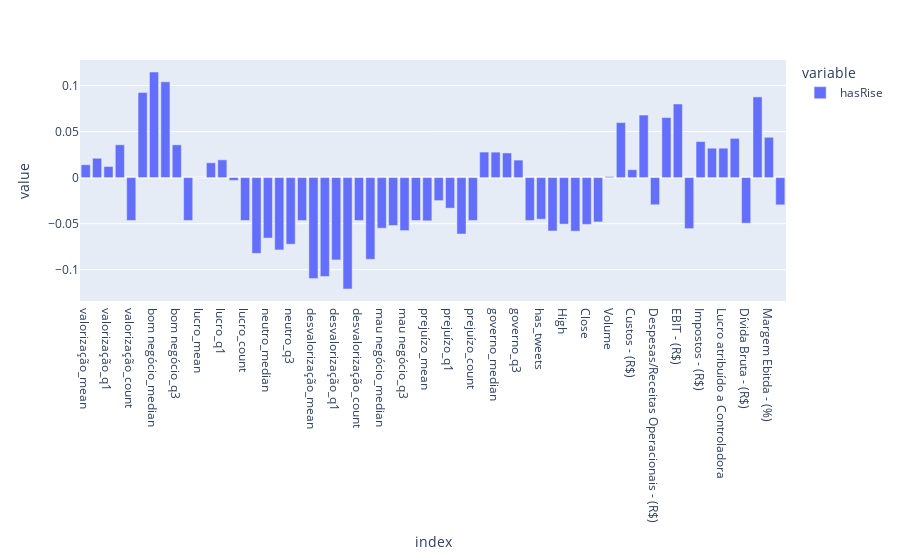

Notebook code for this chart:
### Code cell
METHOD = 'spearman'

hasRise_correlations = df_vale3_train.drop('Date', axis='columns').corr(method=METHOD)['hasRise']
px.bar(hasRise_correlations[:-1])

### Figure 1 — Plotly figure (JSON) as saved in the notebook; plotly's stock layout.template omitted (floating-point values rounded to 4 significant figures)
{"data": [{"alignmentgroup": "True", "hovertemplate": "variable=hasRise<br>index=%{x}<br>value=%{y}<extra></extra>", "legendgroup": "hasRise", "marker": {"color": "#636efa", "pattern": {"shape": ""}}, "name": "hasRise", "offsetgroup": "hasRise", "orientation": "v", "showlegend": true, "textposition": "auto", "type": "bar", "x": ["valorização_mean", "valorização_median", "valorização_q1", "valorização_q3", "valorização_count", "bom negócio_mean", "bom negócio_median", "bom negócio_q1", "bom negócio_q3", "bom negócio_count", "lucro_mean", "lucro_median", "lucro_q1", "lucro_q3", "lucro_count", "neutro_mean", "neutro_median", "neutro_q1", "neutro_q3", "neutro_count", "desvalorização_mean", "desvalorização_median", "desvalorização_q1", "desvalorização_q3", "desvalorização_count", "mau negócio_mean", "mau negócio_median", "mau negócio_q1", "mau negócio_q3", "mau negócio_count", "prejuízo_mean", "prejuízo_median", "prejuízo_q1", "prejuízo_q3", "prejuízo_count", "governo_mean", "governo_median", "governo_q1", "governo_q3", "governo_count", "has_tweets", "Open", "High", "Low", "Close", "Adj Close", "Volume", "Receita Líquida - (R$)", "Custos - (R$)", "Lucro Bruto - (R$)", "Despesas/Receitas Operacionais - (R$)", "EBITDA - (R$)", "EBIT - (R$)", "Resultado Financeiro - (R$)", "Impostos - (R$)", "Lucro Líquido - (R$)", "Lucro atribuído a Controladora", "Lucro atribuído a Não Controladores", "Dívida Bruta - (R$)", "Margem Bruta - (%)", "Margem Ebitda - (%)", "Margem Líquida - (%)"], "xaxis": "x", "y": [0.01394, 0.02101, 0.01204, 0.03563, -0.04652, 0.09228, 0.1146, 0.1039, 0.03559, -0.04652, 0.0002437, 0.01609, 0.0193, -0.003022, -0.04652, -0.08224, -0.06561, -0.07848, -0.07229, -0.04652, -0.1094, -0.1073, -0.08936, -0.1208, -0.04652, -0.08872, -0.05494, -0.05197, -0.05752, -0.04652, -0.0469, -0.02496, -0.03315, -0.06123, -0.04652, 0.02774, 0.02764, 0.02676, 0.01901, -0.04652, -0.04513, -0.05796, -0.05048, -0.05813, -0.05077, -0.04809, 0.00117, 0.0597, 0.008564, 0.0679, -0.02949, 0.06513, 0.07989, -0.05536, 0.03912, 0.03191, 0.03191, 0.04257, -0.04948, 0.08759, 0.04376, -0.02959], "yaxis": "y"}], "layout": {"barmode": "relative", "legend": {"title": {"text": "variable"}, "tracegroupgap": 0}, "margin": {"t": 60}, "xaxis": {"anchor": "y", "domain": [0, 1], "title": {"text": "index"}}, "yaxis": {"anchor": "x", "domain": [0, 1], "title": {"text": "value"}}}}
